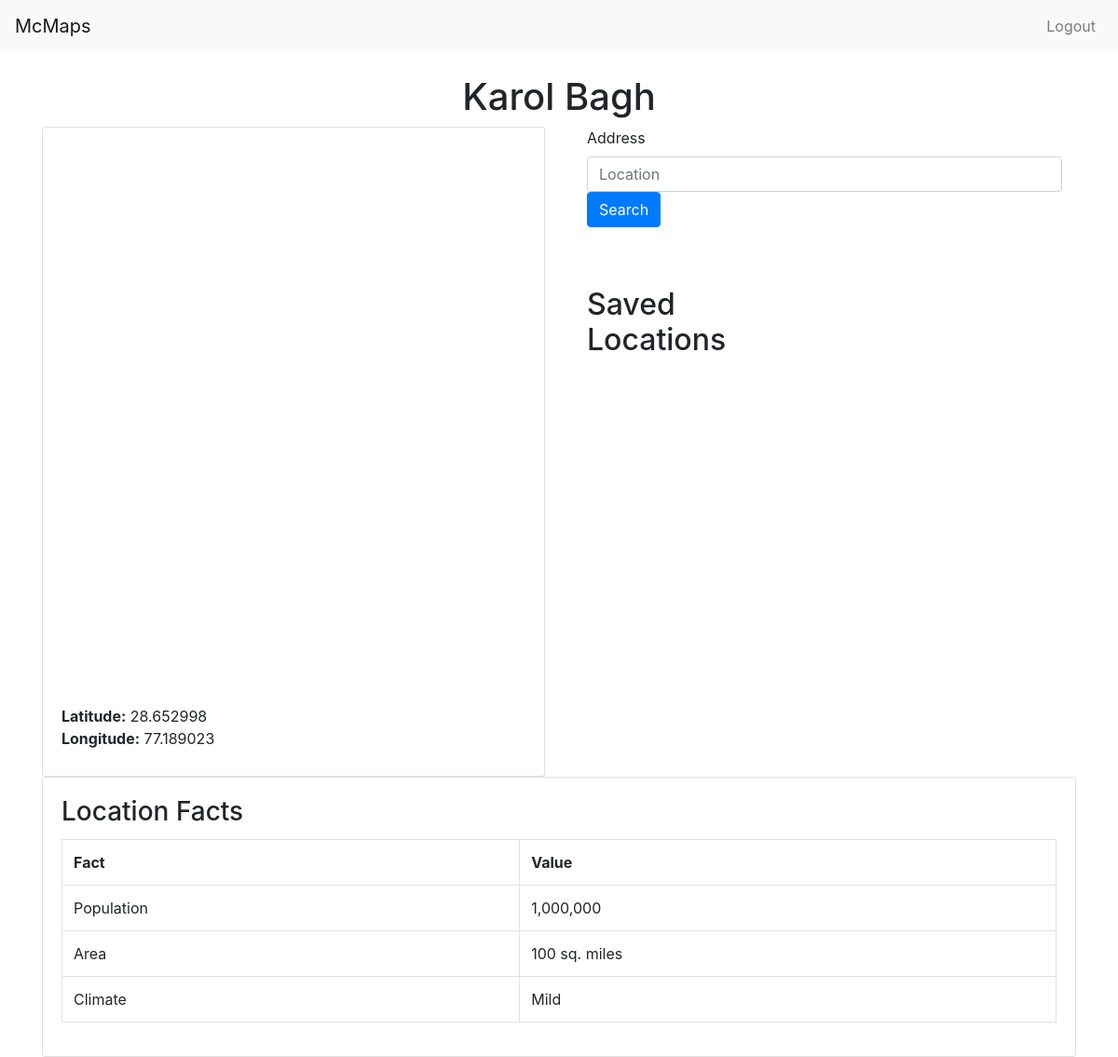
Before: /nice/ (signed in) with the older database file.
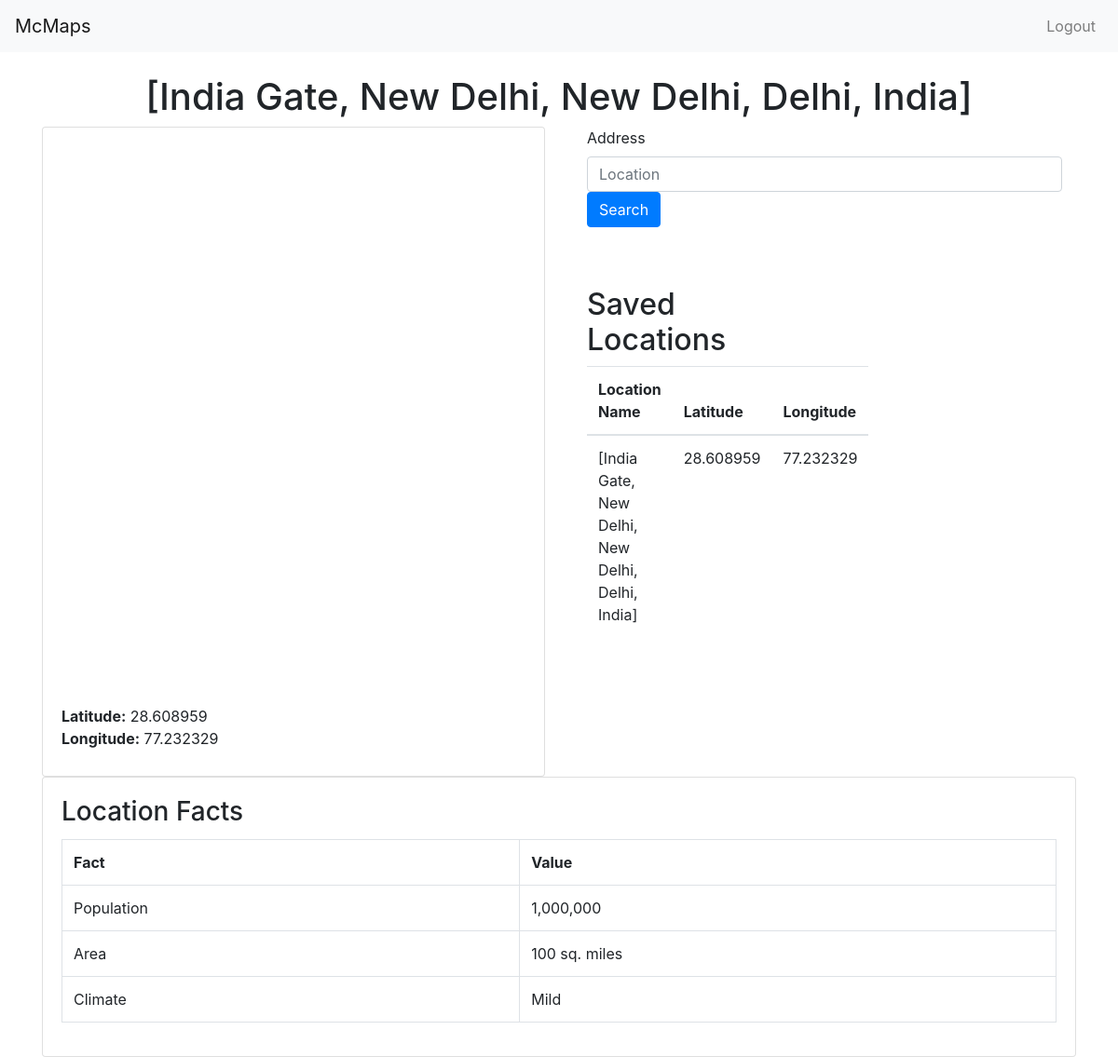
After: the same page with the newer database file.
### address/models.py (models this page shows, shortened)
class Address(models.Model):
    address = models.TextField()
    location_lat= models.FloatField(blank = True, null = True )
    location_long = models.FloatField(blank = True , null = True)
    users_saved = models.ManyToManyField(User , through='User_Address' , related_name= 'saved_users' )
    def __str__(self):
        return self.address;

### address/views.py (the view)
# urls.py: path('nice/' , AddressView , name = 'location_facts'),
def AddressView(request):
    addForm = AddressForm(request.POST)
    is_default = False
    if not(request.user.is_authenticated):
        if (addForm.is_valid()):
            addresses = []
            address = {}
            recieved_location = addForm.cleaned_data['address']
            g= geocoder.mapbox(recieved_location, key = MAPBOX_ACCESS_TOKEN)
            print((g.current_result))
            address['address'] = g.current_result
            g= g.latlng  # return g[lat][lang]
            address['location_lat'] = g[0]
            address['location_long'] = g[1]
            addresses.append(address)
        else:
                print("Form invalid or not filled")
                addresses = Address.objects.get(pk = 1)
                if (addresses.DoesNotExist):
                    addresses = []
                    address = {}
                    address['address'] = 'Karol Bagh'
                    address['location_lat'] = 28.652998
                    address['location_long'] = 77.189023
                    addresses.append(address)
                    is_default = True
        context= {
                    'add_form': addForm,
                    'mapbox_access_token': MAPBOX_ACCESS_TOKEN,
                    'addresses': addresses,
                    'is_default': is_default
                }
    else:
        if(addForm.is_valid()):
            recieved_address = addForm.cleaned_data['address']
            g= geocoder.mapbox(recieved_address, key = MAPBOX_ACCESS_TOKEN)
            recieved_address = g.current_result
            print(recieved_address)
            if Address.objects.filter(address = recieved_address).exists():
                address = Address.objects.get(address = recieved_address)
                address.users_saved.add(request.user)
            else:
                entered_address = Address.objects.create(address = recieved_address)
                entered_address.users_saved.add(request.user)
        else:
             print("Invalid Form or Not filled.")
             print(addForm)
        print(request.user)
        addresses = Address.objects.filter(users_saved__username = request.user )
        print(addresses)
        if not(addresses.count() > 0):
                print("no address for this user using Tempory")
                addresses = []
                address = {}
                address['address'] = 'Karol Bagh'
                address['location_lat'] = 28.652998
                address['location_long'] = 77.189023
                is_default = True
                addresses.append(address)
        else:
             print("There are elements for user")
        print(addresses)
        context = {
            'add_form': addForm,
            'mapbox_access_token':MAPBOX_ACCESS_TOKEN,
            'addresses':addresses,
            'is_default': is_default
        }
    return render(request , 'address/home.html' , context)

### address/forms.py
class AddressForm(forms.ModelForm):
    class Meta:
        model = Address
        fields = ["address"]

### address/templatetags/custom_filters.py (called while the page is built)
@register.filter
def get_element_by_index(value, index):
    try:
        if(index < 0):
            index = len(value) + index
        return value[index]
    except (IndexError, TypeError):
        return None

### templates/address/home.html (shortened to what the changed rows need)
{% load custom_filters %}
<!DOCTYPE html>
<html lang="en">
<head>
    <link href='https://api.mapbox.com/mapbox-gl-js/v2.1.1/mapbox-gl.css' rel='stylesheet' />
    <link rel="stylesheet" href="https://maxcdn.bootstrapcdn.com/bootstrap/4.5.2/css/bootstrap.min.css">
</head>
<body>
    <div class="container mt-4">
        {% with addresses|get_element_by_index:-1 as temp_address %}
        <h1 class="text-center">{{ temp_address.address }}</h1>
        <div class="row">
            <div class="col-md-6">
                <div class="card">
                    <div class="card-body">
                        <div id='map' style='width: 100%; height: 600px;'></div>
                        <strong>Latitude:</strong> {{ temp_address.location_lat }}<br>
                        <strong>Longitude:</strong> {{ temp_address.location_long }}
                        {% endwith %}
                    </div>
                </div>
            </div>
            <div class="col-md-6">
                <form method='POST'>
                      <div class="container mt-5">
                        <div class="row">
                            <div class="col-md-6">
                                        {% if user.is_authenticated %}
                                            <h2>Saved Locations</h2>
                                            {% if is_default %}
                                            {% else %}
                                                <table class="table">
                                                    <thead>
                                                        <tr>
                                                            <th>Location Name</th>
                                                            <th>Latitude</th>
                                                            <th>Longitude</th>
                                                        </tr>
                                                    </thead>
                                                    <tbody>
                                                    {% for address in addresses %}
                                                        <tr>
                                                            <td>{{ address.address }}</td>
                                                            <td>{{ address.location_lat }}</td>
                                                            <td>{{ address.location_long }}</td>
                                                        </tr>
                                                    {% endfor %}
                                                    </tbody>
                                                </table>
                                            {% endif %}
                                        {% else %}
                                            <tr>
                                                <td colspan="3">Please log in to see your saved locations.</td>
                                            </tr>
                                        {% endif %}
                            </div>
                        </div>
                    </div>
                    </div>
                </div>
                <div class="card">
                    <div class="card-body">
                        <table class="table table-bordered">
                            <tr>
                                <th>Fact</th>
                                <th>Value</th>
                            </tr>
                        </table>
                    </div>
                </div>
            </div>
</body>
</html>

Changed rows visible on the page:
now on this page (row edited): Address: address "[India Gate, New Delhi, New Delhi, Delhi, India]", location_lat "28.608959", location_long "77.232329"
Other visible differences:
{{ temp_address.address }}: "Karol Bagh" → (not shown)
{{ temp_address.location_lat }}: "28.652998" → (not shown)
{{ temp_address.location_long }}: "77.189023" → (not shown)
text now shown: "Location Name Latitude Longitude"
